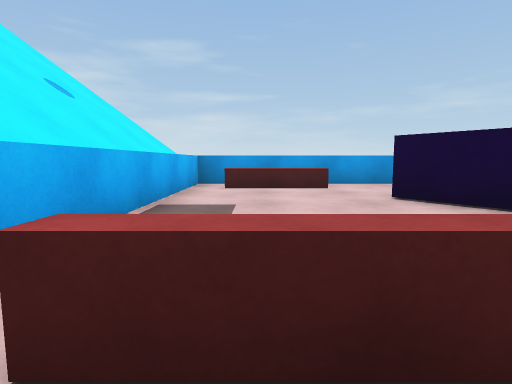
view 1 (above)

13 first-person views from a walk through a scene from a Unity 3-D project. The camera is 0.58 m above the floor, tilts 6° down and sees 80° across. The floor is counted in squares, 1 m on a side. Each view is taken from the middle of a square. On the plan, view 1 faces up. The plan holds only what a view shows up to about 9 squares ahead; the rest is blank. The place goes on beyond the plan. The player character is not drawn.

view 2
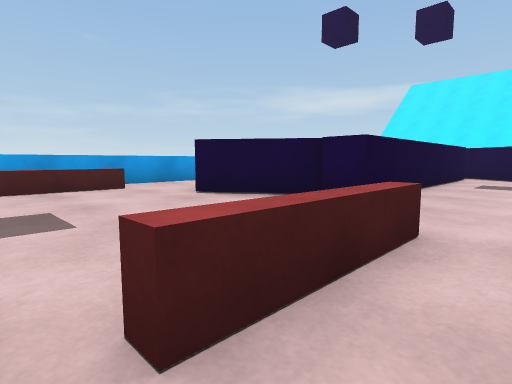

view 3
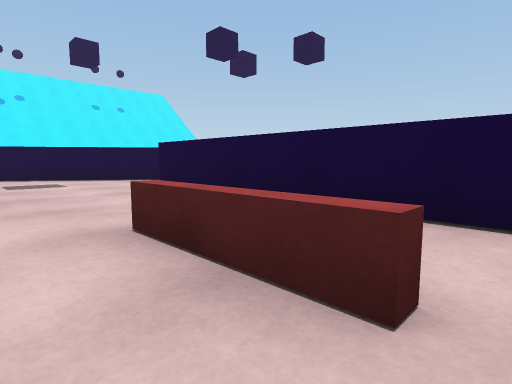

view 4
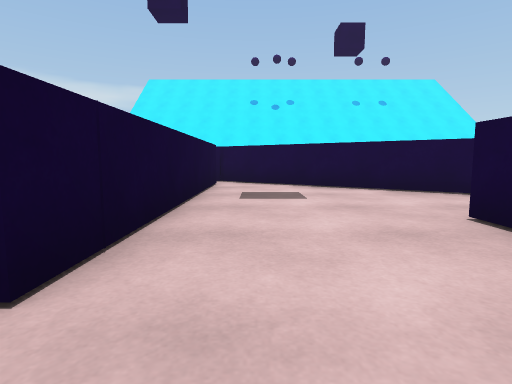

view 5
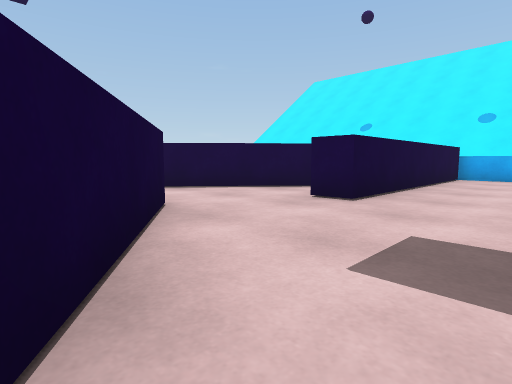

view 6
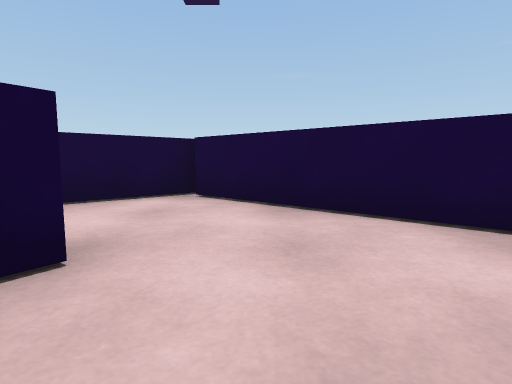

view 7
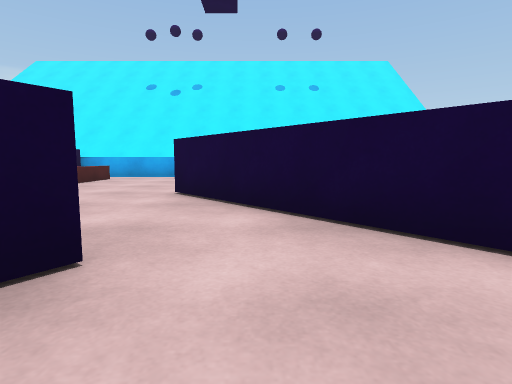

view 8
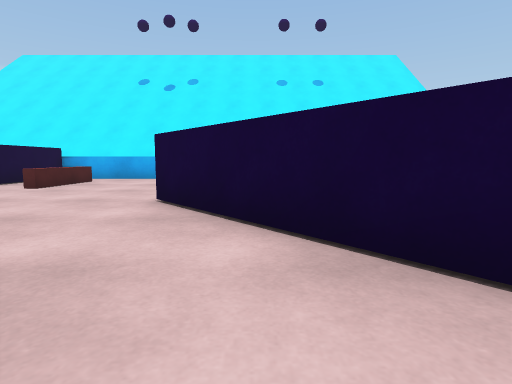

view 9
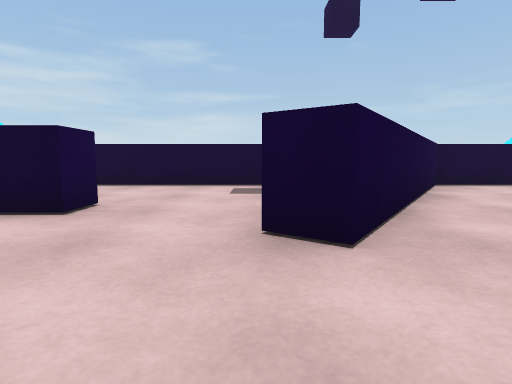

view 10
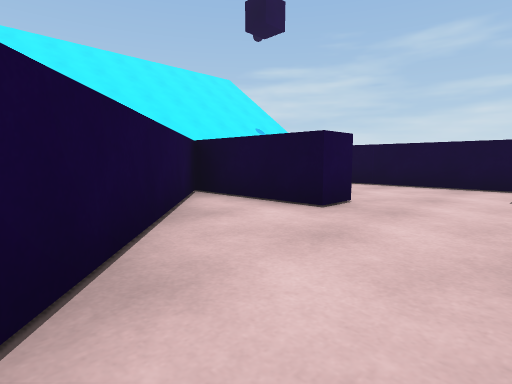

view 11
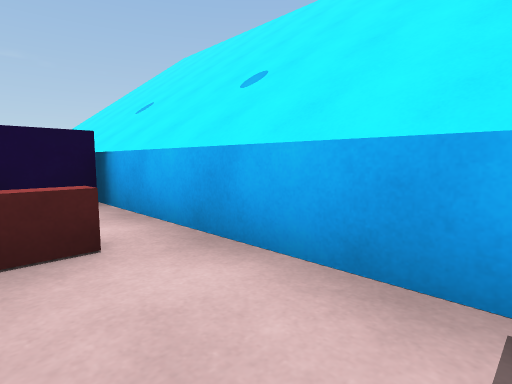

view 12
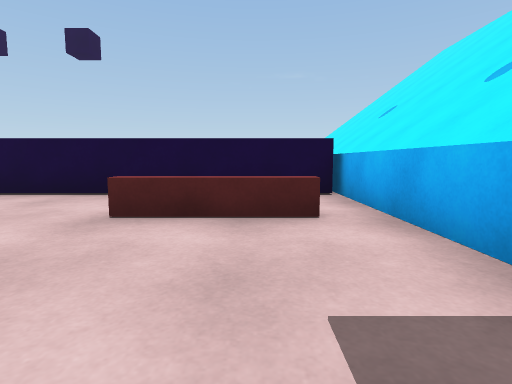

view 13
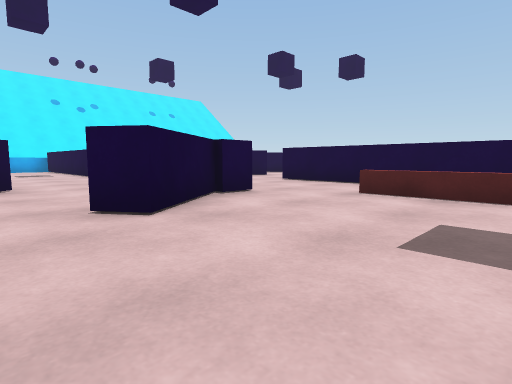

### Floor plan
Key: @ floor where view 1 was taken; # wall or solid block; . floor; = window, fence, low wall or low ledge; ^ raised ledge.
Columns run from 2 left of view 1 to 16 right of it. Each row starts with its distance up from view 1.
  8 ^^^^^^^
  7 ^.  ...
  6 ^.==... #
  5 ^............
  4 ^....# ......
  3 ^....#     .
  2 ^....##############
  1 ^.==........##.===
  0 ^.@........##..===
 -1 ^#######..##......
 -2 ^#  ####..##.....
 -3 ^    #....#.##
 -4 ^    ###...##
 -5 ^      ##.##
 -6         ###

Positions as (right, up) in squares from view 1, and headings:
1: (0, 0), facing up
2: (-1, 0), facing up-right
3: (-1, 2), facing down-right
4: (2, 1), facing right
5: (9, 1), facing down-left
6: (6, -1), facing down
7: (6, -4), facing right
8: (7, -4), facing right
9: (7, -5), facing up
10: (7, -5), facing up-left
11: (0, 3), facing down-left
12: (0, 4), facing down
13: (-1, 6), facing down-right
